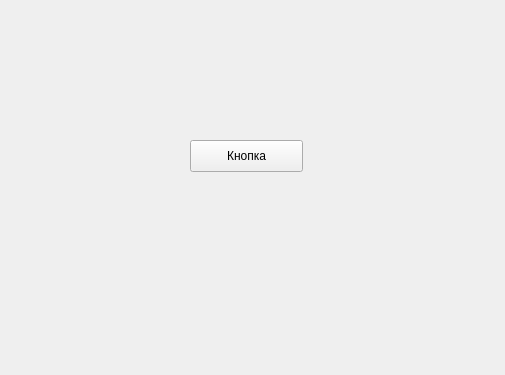
<?xml version="1.0" encoding="UTF-8"?>
<ui version="4.0">
 <class>Form</class>
 <widget class="QWidget" name="Form">
  <property name="geometry">
   <rect>
    <x>0</x>
    <y>0</y>
    <width>505</width>
    <height>375</height>
   </rect>
  </property>
  <property name="windowTitle">
   <string>Form</string>
  </property>
  <widget class="QPushButton" name="pushButton">
   <property name="geometry">
    <rect>
     <x>190</x>
     <y>140</y>
     <width>113</width>
     <height>32</height>
    </rect>
   </property>
   <property name="text">
    <string>Кнопка</string>
   </property>
  </widget>
 </widget>
 <resources/>
 <connections/>
</ui>
